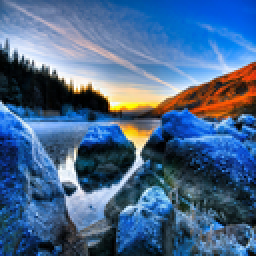
#> input picture Image Processing for Oled Screen/Image Compression Research/pic3.png, 128 x 128 px (shown 2 times larger)
$ python t2_colorFrequency.py
#> lines starting #> are read from the running program, lines starting #| are printed output that depends on the picture
from matplotlib import pyplot
from PIL import Image
from math import pow

"""
This test plots colour against frequency
This was very insightful; it shows that in most 128x 128 images, most of the possible
colors aren't ever used!
I've realised that for 128x128 image, even if every single pixel has a different
colour, there will still only be 16384 colours used (out of a possible 65536 with
16 bit colours).
This seems to me to be good evidence that huffman coding could be an effective method
to compress pixelated images for use on arduino.
"""

def rgb256To565(rgb):
    return (round(rgb[0] * (31 / 255)), round(rgb[1] * (63 / 255)), round(rgb[2]) * (31 / 255))

def rgb565To16Bit(rgb):
    return int((rgb[0] << 11) + (rgb[1] << 5) + rgb[2])

def main():
    im = Image.open('pic3.png')
#> im is the input picture: PIL image 128x128 RGB; mean R, G, B 72.5, 102.7, 139.5
    rgbData = list(im.getdata())
#> rgbData = 16384 items, first 6: (60, 90, 128), (78, 102, 140), (96, 116, 154), (94, 114, 153), (90, 112, 151), (81, 108, 148)

    # Fill data with 0s
    data = []
    for i in range(0, int(pow(2, 16))):
        data.append(0)

    for pixel in rgbData:
        value = rgb256To565(pixel)
        value = rgb565To16Bit(value)
        data[value] = data[value] + 1
#> this loop made 16384 passes
#> (pixel, value) on passes 1 to 3: ((60, 90, 128), 15055), ((78, 102, 140), 19249), ((96, 116, 154), 25522)
#> after the loop, data = 65536 items

    numColorsUnused = 0
    for i in data:
        if i == 0:
            numColorsUnused += 1
#> this loop made 65536 passes
#> i on passes 1 to 12: 128, 0, 1, 0, 0, 0, 0, 0, 0, 0, 0, 0
#> after the loop, numColorsUnused = 61725
    print("There are " + str(numColorsUnused) + " colors that aren't used!")
#| There are 61725 colors that aren't used!

    sortedData = data.copy()
#> sortedData = 65536 items
    sortedData.sort()

    pyplot.subplot(1, 2, 1)
    pyplot.plot(data)
    pyplot.subplot(1, 2, 2)
    pyplot.plot(sortedData)
    pyplot.show()
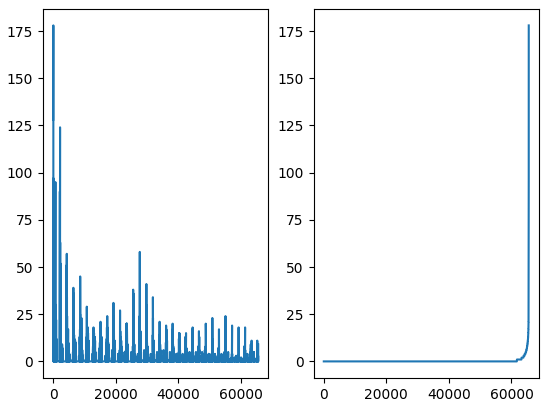
#> figure drawn by matplotlib, 2 panels; panel 1: curve peaks at x = 32, y = 178; panel 2: curve peaks at x = 65535, y = 178

if __name__ == "__main__":
    main()

$ run again, with Image Processing for Oled Screen/Image Compression Research/pic1.png copied over Image Processing for Oled Screen/Image Compression Research/pic3.png
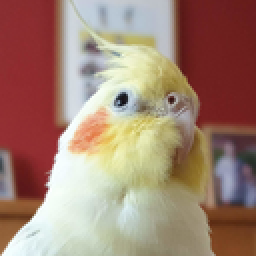
#> input picture Image Processing for Oled Screen/Image Compression Research/pic1.png, 128 x 128 px (shown 2 times larger)
#> in main, im is the input picture: PIL image 128x128 RGB; mean R, G, B 161.3, 130.6, 115
#> rgbData = 16384 items, first 6: (137, 45, 48), (137, 45, 48), (137, 45, 48), (136, 44, 47), (136, 44, 47), (137, 45, 48)
#> the loop in main, `for pixel in rgbData:` made 16384 passes
#> (pixel, value) on passes 1 to 3: ((137, 45, 48), 35173), ((137, 45, 48), 35173), ((137, 45, 48), 35173)
#> after the loop in main, `for pixel in rgbData:`: data = 65536 items
#> after the loop in main, `for i in data:`: numColorsUnused = 63507
#| There are 63507 colors that aren't used!
#> sortedData = 65536 items
#> in main, `pyplot.show()`:
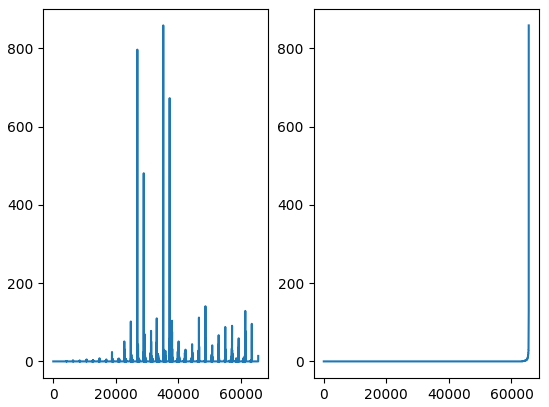
#> figure drawn by matplotlib, 2 panels; panel 1: curve peaks at x = 35173, y = 859; panel 2: curve peaks at x = 65535, y = 859

$ run again, with Image Processing for Oled Screen/Image Compression Research/pic2.png copied over Image Processing for Oled Screen/Image Compression Research/pic3.png
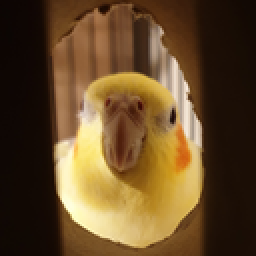
#> input picture Image Processing for Oled Screen/Image Compression Research/pic2.png, 128 x 128 px (shown 2 times larger)
#> in main, im is the input picture: PIL image 128x128 RGB; mean R, G, B 99.9, 73.9, 40.9
#> rgbData = 16384 items, first 6: (13, 5, 3), (13, 5, 2), (13, 5, 3), (13, 5, 3), (13, 5, 3), (13, 5, 3)
#> the loop in main, `for pixel in rgbData:` made 16384 passes
#> (pixel, value) on passes 1 to 3: ((13, 5, 3), 4128), ((13, 5, 2), 4128), ((13, 5, 3), 4128)
#> after the loop in main, `for pixel in rgbData:`: data = 65536 items
#> after the loop in main, `for i in data:`: numColorsUnused = 64329
#| There are 64329 colors that aren't used!
#> sortedData = 65536 items
#> in main, `pyplot.show()`:
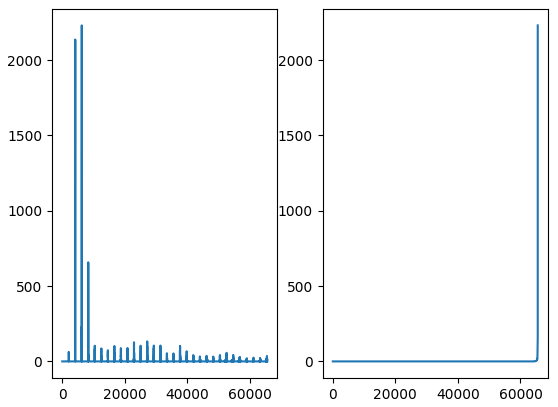
#> figure drawn by matplotlib, 2 panels; panel 1: curve peaks at x = 6240, y = 2231; panel 2: curve peaks at x = 65535, y = 2231
